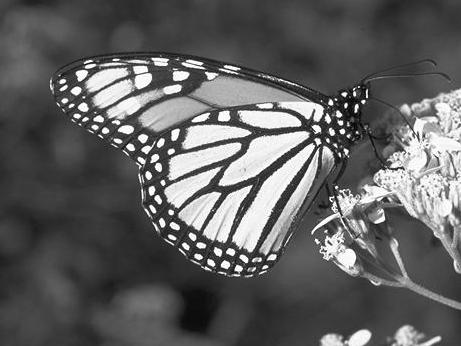
%> input picture hw1/butterfly.jpg, 461 x 346 px
$ octave hw1.m   (GNU Octave 9; MATLAB toolbox functions it lacks are replaced by stand-ins)
%> lines starting %> are read from the running program, lines starting %| are printed output that depends on the picture
### hw1/double2gray.m
function imgGray = double2gray(imgDouble)
    imgMax = max(max(imgDouble));
    imgMin = min(min(imgDouble));
    imgGray = (imgDouble-imgMin)/(imgMax-imgMin)*255;
    imgGray = uint8(imgGray);
end

### hw1/hw1.m
img = imread('butterfly.jpg');
%> img is the input picture: size 346x461x3 uint8; min 0, max 255, mean 96.6
img = double(rgb2gray(img));
%> img: size 346x461 double

thoLs = [1,3,6];
thetaLs = [0, pi/6, pi/4, pi/3, pi/2, 2*pi/3, 3*pi/4, 5*pi/6];

for k = 1:3
    for j = 1:8
        theta = thetaLs(j);
        tho = thoLs(k);
        eta = 4;

        %x = linspace(-3*tho,3*tho,6*tho+1);
        x = linspace(-18,18,37);
        y = x';
        [X,Y]=meshgrid(x,y);

        first = exp(i*2*pi/(eta*tho)*(cos(theta)*X+sin(theta)*Y)).*exp(-(X.^2+Y.^2)/(2*tho^2));
        second = exp(-(X.^2+Y.^2)/(2*tho^2));
        C2 = sum(sum(first))/sum(sum(second));
        third = first - C2*second;
        C1 = tho/sum(sum((third).*conj(third)))^0.5;
        phi = C1/tho*third;
        phiRe = real(phi);
        phiIm = imag(phi);

        imgRe = conv2(img, phiRe);
        imgIm = conv2(img, phiIm);

        imgRe = double2gray(imgRe);
        imgIm = double2gray(imgIm);

        fltRe = double2gray(phiRe);
        fltIm = double2gray(phiIm);

        imwrite(imgRe, ['img_0_' num2str(k) '_' num2str(j) '.jpg']);
        imwrite(imgIm, ['img_1_' num2str(k) '_' num2str(j) '.jpg']);
        imwrite(fltRe, ['flt_0_' num2str(k) '_' num2str(j) '.jpg']);
        imwrite(fltIm, ['flt_1_' num2str(k) '_' num2str(j) '.jpg']);
    end
end

tho = 6;
x = linspace(-3*tho,3*tho,6*tho+1);
y = x';
[X,Y]=meshgrid(x,y);

z = exp(-(X.^2+Y.^2)./(2*tho^2));
z = z/sum(sum(z));

imgBlur = conv2(img, z);
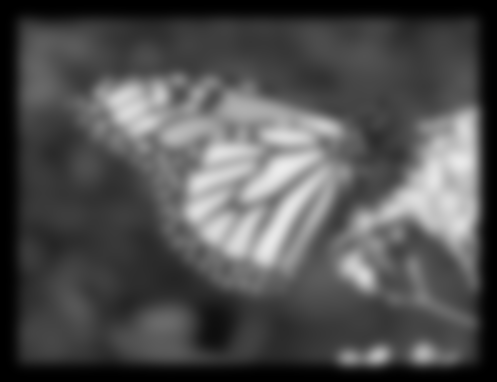
%> imgBlur: size 382x497 double; min 3.07e-05, max 236.3, mean 81.1
imgBlur = double2gray(imgBlur);
%> in double2gray, `imgMax = max(max(imgDouble));`: imgMax = 236.3
%> in double2gray, `imgMin = min(min(imgDouble));`: imgMin = 3.07e-05

gaussian = double2gray(z);

imwrite(imgBlur, 'imgBlur.jpg');
imwrite(gaussian, 'gaussian.jpg');
